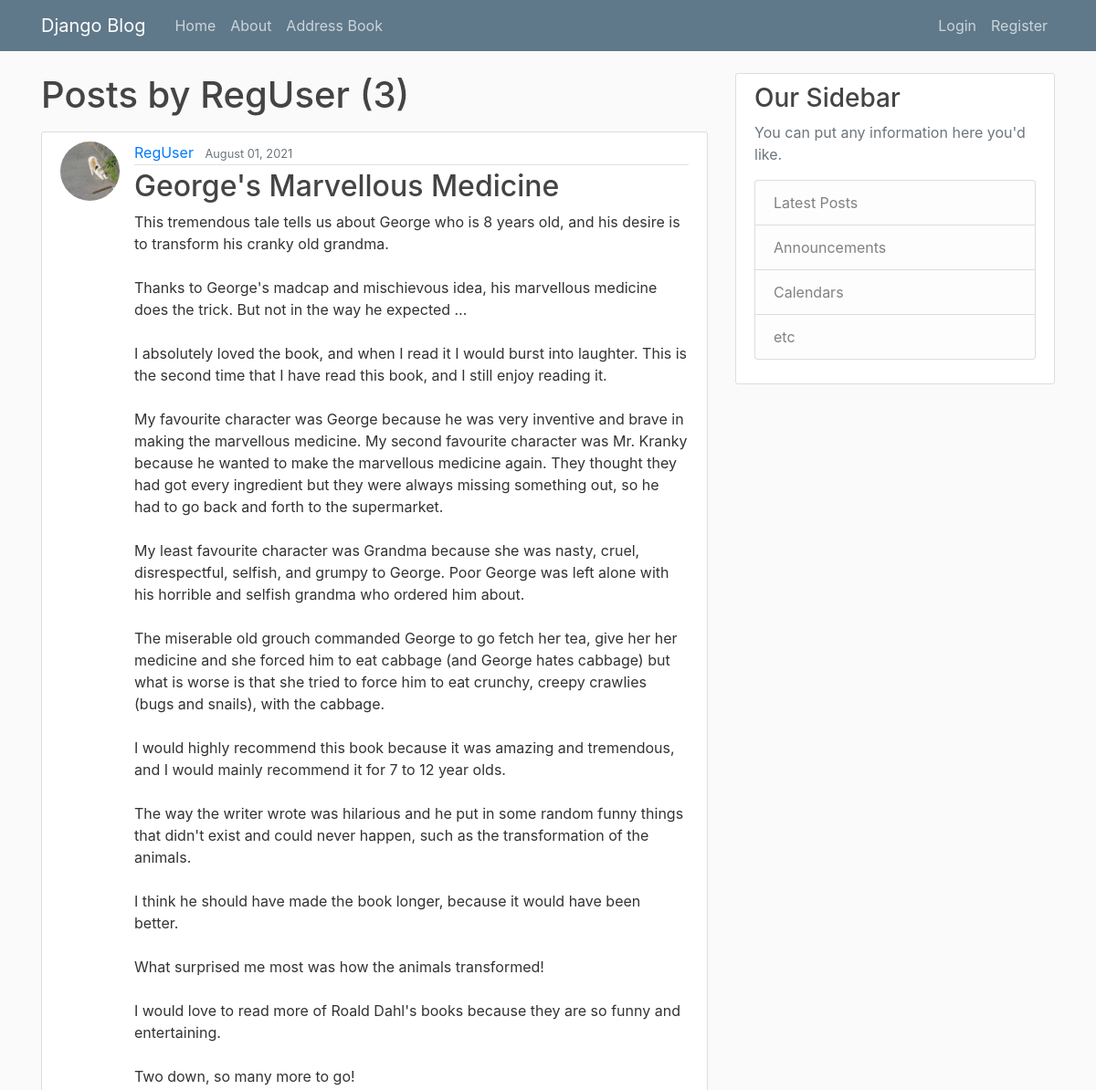
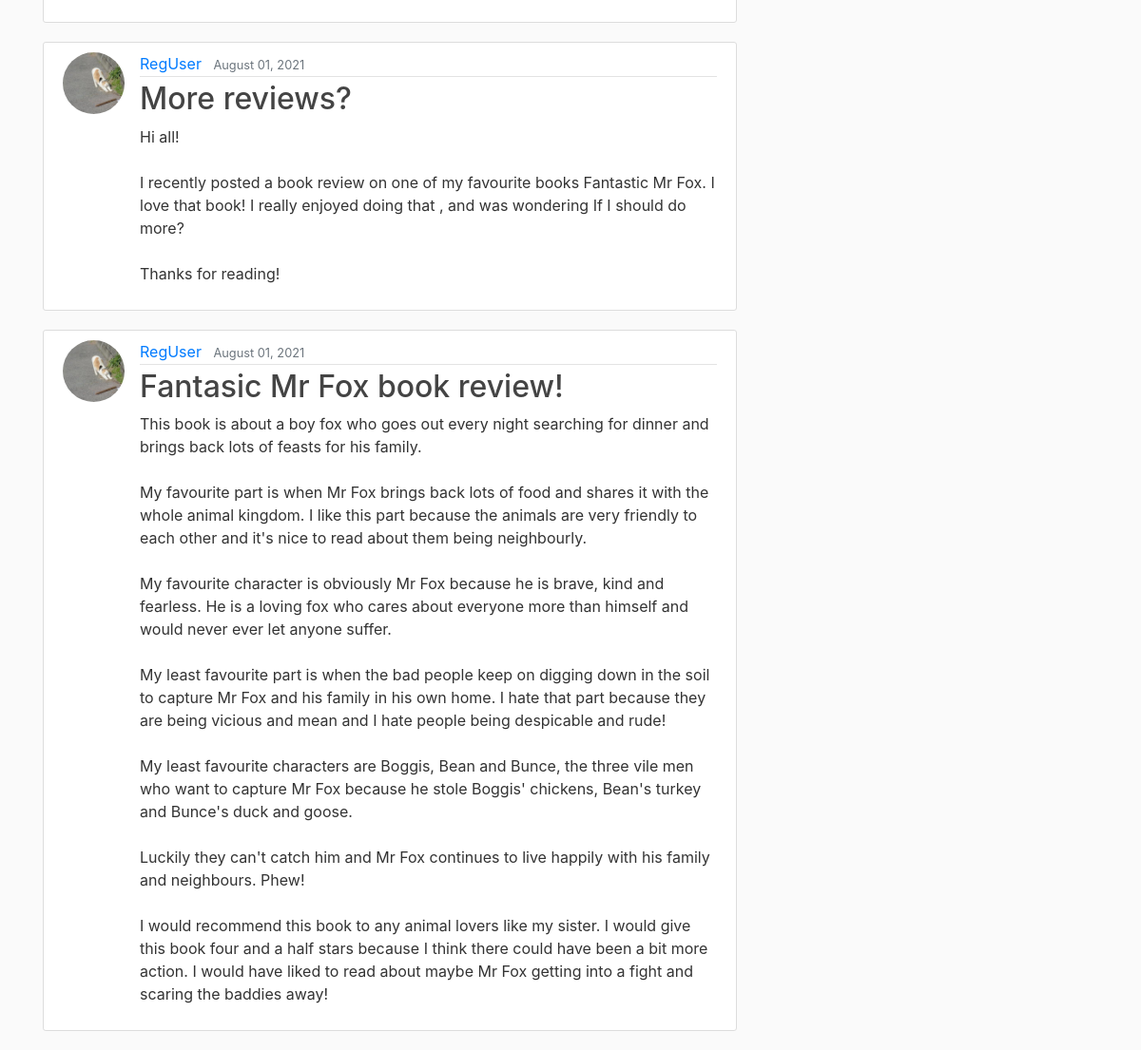
/user/RegUser, run on the app's committed database (2 pictures, top to bottom).
### blog/models.py (models this page shows, shortened)
class Post(models.Model):
    title = models.CharField(max_length=100)
    content = models.TextField()
    date_posted = models.DateTimeField(default=timezone.now)
    author = models.ForeignKey(User, on_delete=models.CASCADE)

### users/models.py (models this page shows, shortened)
class Profile(models.Model):
    user = models.OneToOneField(User, on_delete = models.CASCADE)
    image = models.ImageField(default='default.jpg', upload_to='profile_pics')

### blog/views.py (the view)
# urls.py: path('user/<str:username>', UserPostListView.as_view(), name='user-posts'),
class UserPostListView(ListView):
    model = Post
    template_name = 'blog/user_posts.html'  # <app>/<model>_<viewtype>.html
    context_object_name = 'posts'
    paginate_by = 5
    def get_queryset(self):
        user = get_object_or_404(User, username=self.kwargs.get('username'))
        return Post.objects.filter(author=user).order_by('-date_posted')

### blog/templates/blog/user_posts.html (shortened to what this page needs)
{% extends "blog/base.html" %}
{% block content %}
    <h1 class="mb-3">Posts by {{ view.kwargs.username }} ({{ page_obj.paginator.count }})</h1>
    {% for post in posts %}
        <article class="media content-section">
          <img class="rounded-circle article-img" src="{{ post.author.profile.image.url }}">
          <div class="media-body">
            <div class="article-metadata">
              <a class="mr-2" href="{% url 'user-posts' post.author.username %}">{{ post.author }}</a>
              <small class="text-muted">{{ post.date_posted|date:"F d, Y" }}</small>
            </div>
            <h2><a class="article-title" href="{% url 'post-detail' post.id %}">{{ post.title }}</a></h2>
            <p class="article-content">{{ post.content }}</p>
          </div>
        </article>
    {% endfor %}
{% endblock content %}

### blog/static/blog/main.css (style rules this page uses)
body { background: #fafafa; color: #333333; margin-top: 5rem; }
h1, h2, h3, h4, h5, h6 { color: #444444; }
.content-section { background: #ffffff; padding: 10px 20px; border: 1px solid #dddddd; border-radius: 3px; margin-bottom: 20px; }
.article-title { color: #444444; }
.article-content { white-space: pre-line; }
.article-img { height: 65px; width: 65px; margin-right: 16px; }
.article-metadata { padding-bottom: 1px; margin-bottom: 4px; border-bottom: 1px solid #e3e3e3 }

### data on the page
Post: author.profile.image (picture), author "RegUser", date_posted "August 01, 2021", title "George's Marvellous Medicine", content "This tremendous tale tells us about George who is 8 years old, and his desire is to transform his cranky old grandma. Thanks to George's madcap and mischievous idea, his marvellous medicine does the trick. But not in the way he expected … I absolutely loved the book, and when I read it I would burst into laughter. This is the second time that I have read this book, and I still enjoy reading it. My favourite character was George because he was very inventive and brave in making the marvellous medicine. My second favourite character was Mr. Kranky because he wanted to make the marvellous medicine again. They thought they had got every ingredient but they were always missing something out, so…"
Post: author.profile.image (picture), author "RegUser", date_posted "August 01, 2021", title "More reviews?", content "Hi all! I recently posted a book review on one of my favourite books Fantastic Mr Fox. I love that book! I really enjoyed doing that , and was wondering If I should do more? Thanks for reading!"
Post: author.profile.image (picture), author "RegUser", date_posted "August 01, 2021", title "Fantasic Mr Fox book review!", content "This book is about a boy fox who goes out every night searching for dinner and brings back lots of feasts for his family. My favourite part is when Mr Fox brings back lots of food and shares it with the whole animal kingdom. I like this part because the animals are very friendly to each other and it's nice to read about them being neighbourly. My favourite character is obviously Mr Fox because he is brave, kind and fearless. He is a loving fox who cares about everyone more than himself and would never ever let anyone suffer. My least favourite part is when the bad people keep on digging down in the soil to capture Mr Fox and his family in his own home. I hate that part because they are…"

### other printed values
{{ view.kwargs.username }} "RegUser"
{{ page_obj.paginator.count }} "3"
